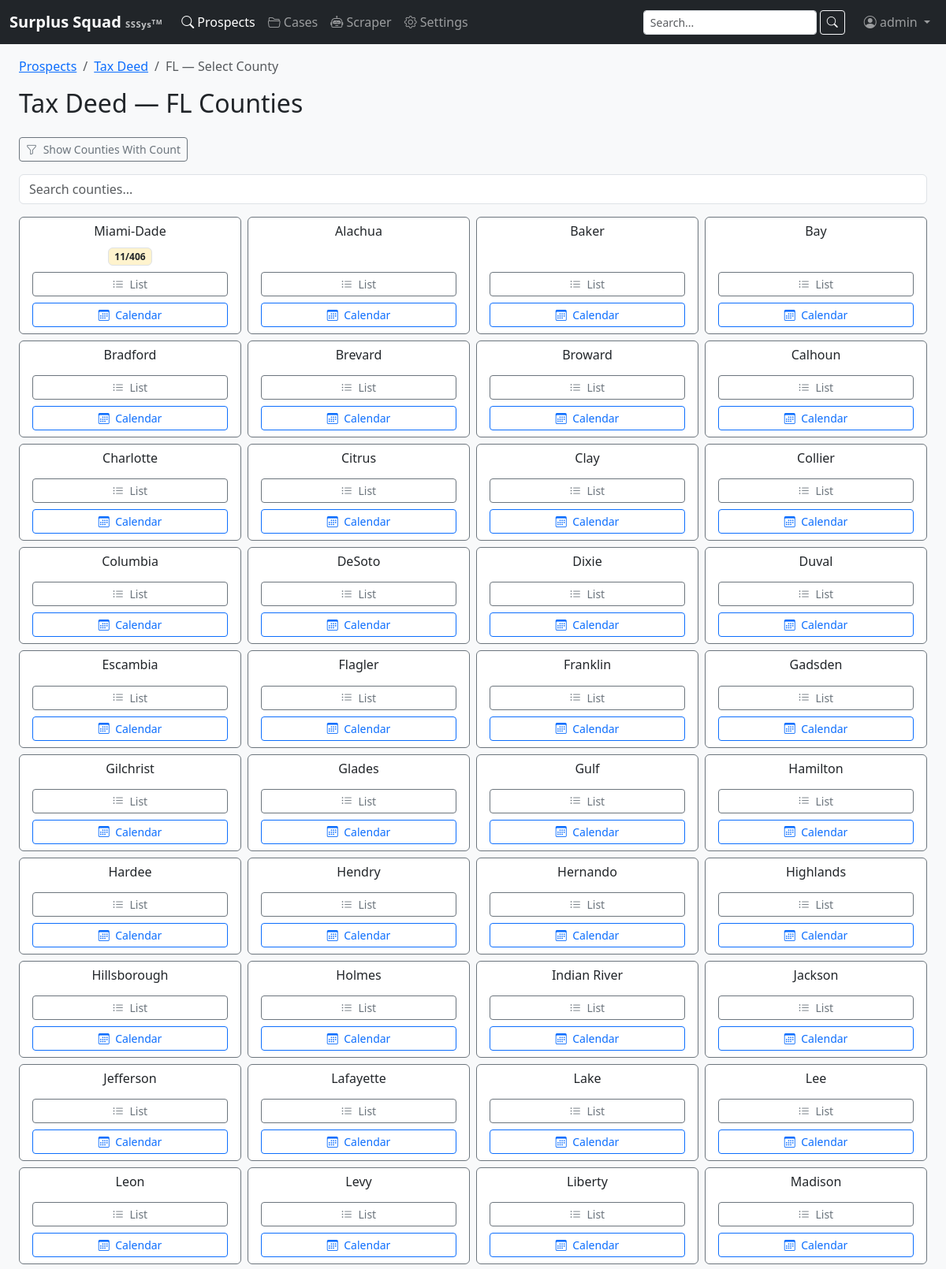
/prospects/browse/TD/FL/?show_all=1 (signed in, upper part), run on the app's committed database.
### apps/locations/models.py (models this page shows, shortened)
class County(models.Model):
    PLATFORM_CHOICES = [
        ("realforeclose", "RealForeclose"),
        ("realtaxdeed", "RealTaxDeed"),
        ("other", "Other"),
    ]
    state = models.ForeignKey(State, on_delete=models.CASCADE, related_name="counties")
    name = models.CharField(max_length=150)
    slug = models.SlugField(max_length=150)
    fips_code = models.CharField(max_length=10, blank=True, default="")
    is_active = models.BooleanField(default=True)
    last_scraped = models.DateTimeField(blank=True, null=True)
    available_prospect_types = models.JSONField(default=list, blank=True)
    uses_realtdm = models.BooleanField(default=False)
    uses_auction_calendar = models.BooleanField(default=False)
    auction_calendar_url = models.URLField(blank=True, default="")
    realtdm_url = models.URLField(blank=True, default="")
    foreclosure_url = models.URLField(blank=True, default="")
    taxdeed_url = models.URLField(blank=True, default="")
    platform = models.CharField(max_length=32, choices=PLATFORM_CHOICES, default="other")
    class Meta:
        verbose_name_plural = "counties"
        unique_together = [("state", "slug")]
        ordering = ["name"]

### apps/prospects/views.py (the view)
# urls.py: path("browse/<ptype:prospect_type>/<str:state>/", views.CountySelectView.as_view(), name="county_select"),
class CountySelectView(ProspectsAccessMixin, ListView):
    template_name = "prospects/county_select.html"
    context_object_name = "counties"
    def get_queryset(self):
        qs = County.objects.filter(
            state__abbreviation__iexact=self.kwargs["state"],
            is_active=True,
        ).select_related("state").annotate(
            total_count=Count("prospects", filter=Q(prospects__prospect_type=self.kwargs["prospect_type"])),
            qualified_count=Count(
                "prospects",
                filter=Q(
                    prospects__prospect_type=self.kwargs["prospect_type"],
                    prospects__qualification_status="qualified",
                ),
            ),
        )
        if self.request.GET.get("show_all") != "1":
            qs = qs.filter(total_count__gt=0)
        return qs.order_by("-qualified_count", "-total_count", "name")
    def get_context_data(self, **kwargs):
        ctx = super().get_context_data(**kwargs)
        ctx["prospect_type"] = self.kwargs["prospect_type"]
        ctx["type_display"] = dict(Prospect.PROSPECT_TYPES).get(self.kwargs["prospect_type"], "")
        ctx["state_abbr"] = self.kwargs["state"].upper()
        ctx["show_all"] = self.request.GET.get("show_all") == "1"
        return ctx

### apps/accounts/mixins.py (called while the page is built)
    def test_func(self):
        user = self.request.user
        if not hasattr(user, 'profile'):
            return False
        return user.profile.can_view_prospects or user.profile.is_admin

### apps/accounts/models.py (called while the page is built)
    @property
    def can_view_prospects(self):
        return self.role in {self.ROLE_PROSPECTS_ONLY, self.ROLE_BOTH, self.ROLE_ADMIN}

    @property
    def can_view_cases(self):
        return self.role in {self.ROLE_CASES_ONLY, self.ROLE_BOTH, self.ROLE_ADMIN}

    @property
    def is_admin(self):
        return self.role == self.ROLE_ADMIN or self.user.is_superuser

### apps/prospects/converters.py (called while the page is built)
    def to_python(self, value):
        return value

    def to_url(self, value):
        return value

### templates/prospects/county_select.html (shortened to what this page needs)
{% extends "base.html" %}
{% block content %}
<nav aria-label="breadcrumb">
  <ol class="breadcrumb">
    <li class="breadcrumb-item"><a href="{% url 'prospects:type_select' %}">Prospects</a></li>
    <li class="breadcrumb-item"><a href="{% url 'prospects:state_select' prospect_type %}">{{ type_display }}</a></li>
    <li class="breadcrumb-item active" aria-current="page">{{ state_abbr }} &mdash; Select County</li>
  </ol>
</nav>
<h2 class="mb-4">{{ type_display }} &mdash; {{ state_abbr }} Counties</h2>
<div class="mb-3">
  {% if show_all %}
  <a href="{% url 'prospects:county_select' prospect_type state_abbr %}" class="btn btn-outline-secondary btn-sm">
    <i class="bi bi-funnel me-1"></i> Show Counties With Count
  </a>
  {% else %}
  <a href="{% url 'prospects:county_select' prospect_type state_abbr %}?show_all=1" class="btn btn-outline-secondary btn-sm">
    <i class="bi bi-list-ul me-1"></i> Show All Counties
  </a>
  {% endif %}
</div>
<div class="mb-3">
  <input
    id="countySearchInput"
    type="text"
    class="form-control"
    placeholder="Search counties..."
    autocomplete="off"
  >
</div>
<div id="countyCardsGrid" class="row row-cols-1 row-cols-sm-2 row-cols-md-3 row-cols-lg-4 g-2">
  {% for county in counties %}
  <div class="col searchable-item" data-search-text="{{ county.name|lower }}">
    <div class="card h-100 border-secondary hover-card">
      <div class="card-body text-center py-2 px-3 d-flex flex-column">
        <h6 class="card-title text-dark mb-2">{{ county.name }}</h6>
        <div class="mb-2">
          {% if county.total_count > 0 %}
          <span class="badge text-dark border" style="background-color: #fff3cd;">
            {{ county.qualified_count }}/{{ county.total_count }}
          </span>
          {% endif %}
        </div>
        <div class="mt-auto d-grid gap-2">
          <a href="{% url 'prospects:list' prospect_type state_abbr county.slug %}" class="btn btn-outline-secondary btn-sm">
            <i class="bi bi-list-ul me-1"></i> List
          </a>
          <a href="{% url 'prospects:calendar' %}?type={{ prospect_type }}&state={{ state_abbr }}&county={{ county.slug }}" class="btn btn-outline-primary btn-sm">
            <i class="bi bi-calendar3 me-1"></i> Calendar
          </a>
        </div>
      </div>
    </div>
  </div>
  {% empty %}
  <div class="col-12">
    <div class="alert alert-info">
      No counties found{% if not show_all %} with prospect counts{% endif %} for {{ state_abbr }}.
    </div>
  </div>
  {% endfor %}
</div>
{% endblock %}

### templates/includes/navbar.html (shortened to what this page needs)
<nav class="navbar navbar-expand-lg navbar-dark bg-dark">
  <div class="container-fluid">
    <a class="navbar-brand d-flex flex-column lh-1" href="{% url 'dashboard:home' %}">
      <span class="fw-bold">Surplus Squad
      <small class="text-light opacity-75" style="font-size:.7rem;">SSSys<sup>TM</sup></small>
    </span>
    </a>
    <div class="collapse navbar-collapse" id="mainNav">
      {% if user.is_authenticated %}
      <ul class="navbar-nav me-auto">
        {% if user.profile.can_view_prospects or user.is_superuser %}
        <li class="nav-item">
          <a class="nav-link {% if request.resolver_match.app_name == 'prospects' %}active{% endif %}"
             href="{% url 'prospects:type_select' %}">
            <i class="bi bi-search"></i> Prospects
          </a>
        </li>
        {% endif %}
        {% if user.profile.can_view_cases or user.is_superuser %}
        <li class="nav-item">
          <a class="nav-link {% if request.resolver_match.app_name == 'cases' %}active{% endif %}"
             href="{% url 'cases:list' %}">
            <i class="bi bi-folder2-open"></i> Cases
          </a>
        </li>
        {% endif %}
        {% if user.profile.is_admin or user.is_superuser %}
        <li class="nav-item">
          <a class="nav-link {% if request.resolver_match.app_name == 'scraper' %}active{% endif %}"
             href="{% url 'scraper:dashboard' %}">
            <i class="bi bi-robot"></i> Scraper
          </a>
        </li>
        <li class="nav-item">
          <a class="nav-link {% if request.resolver_match.app_name == 'settings_app' %}active{% endif %}"
             href="{% url 'settings_app:home' %}">
            <i class="bi bi-gear"></i> Settings
          </a>
        </li>
        {% endif %}
      </ul>
      <form class="d-flex me-3" method="get" action="{% url 'search' %}">
        <input class="form-control form-control-sm me-1" type="search" name="q" placeholder="Search..." aria-label="Search" value="{{ request.GET.q|default:'' }}">
        <button class="btn btn-sm btn-outline-light" type="submit"><i class="bi bi-search"></i></button>
      </form>
      <ul class="navbar-nav">
        <li class="nav-item dropdown">
          <a class="nav-link dropdown-toggle" href="#" id="userMenu"
             role="button" data-bs-toggle="dropdown" aria-expanded="false">
            <i class="bi bi-person-circle"></i> {{ user.get_full_name|default:user.username }}
          </a>
        </li>
      </ul>
      {% endif %}
    </div>
  </div>
</nav>

### static/css/style.css (style rules this page uses)
body { min-height: 100vh; display: flex; flex-direction: column; background-color: #f8f9fa; }
.navbar-brand small { letter-spacing: .05em; }
.card { transition: box-shadow .15s ease-in-out; }

### templates/prospects/county_select.html (style rules this page uses)
.hover-card { transition: background-color 0.2s ease; }

### data on the page
County: name "Miami-Dade", qualified_count "11", total_count "406"
County: name "Alachua"
County: name "Baker"
County: name "Bay"
County: name "Bradford"
County: name "Brevard"
County: name "Broward"
County: name "Calhoun"
County: name "Charlotte"
County: name "Citrus"
County: name "Clay"
County: name "Collier"
County: name "Columbia"
County: name "DeSoto"
County: name "Dixie"
County: name "Duval"
County: name "Escambia"
County: name "Flagler"
County: name "Franklin"
County: name "Gadsden"
County: name "Gilchrist"
County: name "Glades"
County: name "Gulf"
County: name "Hamilton"
County: name "Hardee"
County: name "Hendry"
County: name "Hernando"
County: name "Highlands"
County: name "Hillsborough"
County: name "Holmes"
County: name "Indian River"
County: name "Jackson"
County: name "Jefferson"
County: name "Lafayette"
County: name "Lake"
County: name "Lee"
County: name "Leon"
County: name "Levy"
County: name "Liberty"
County: name "Madison"

### other printed values
{{ user.get_full_name|default:user.username }} "admin"
{{ type_display }} "Tax Deed"
{{ state_abbr }} "FL"
